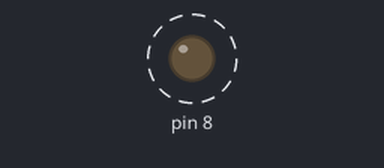
This sketch was run on a simulated Arduino Uno, built with avr-gcc and run on an emulated ATmega328P. Parts: output pins drawn as LEDs (lit = HIGH). Dashed ring = blinking.

Above: at 0.2 s.
Timing chart, 0 to 3.0 s (numbered marks = the images above):
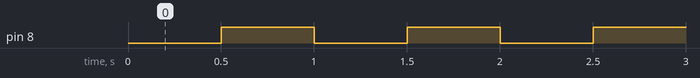

Measured:
- by itself, pin 8: alternates HIGH for 0.50 s and LOW for 0.50 s

The sketch:

sketch_oct29a.ino
```cpp
void setup() {
  // put your setup code here, to run once:
  pinMode(8, OUTPUT);

}

void loop() {
  // put your main code here, to run repeatedly:
  delay(500);
  digitalWrite(8, HIGH);
  delay(500);
  digitalWrite(8, LOW);

}
```
